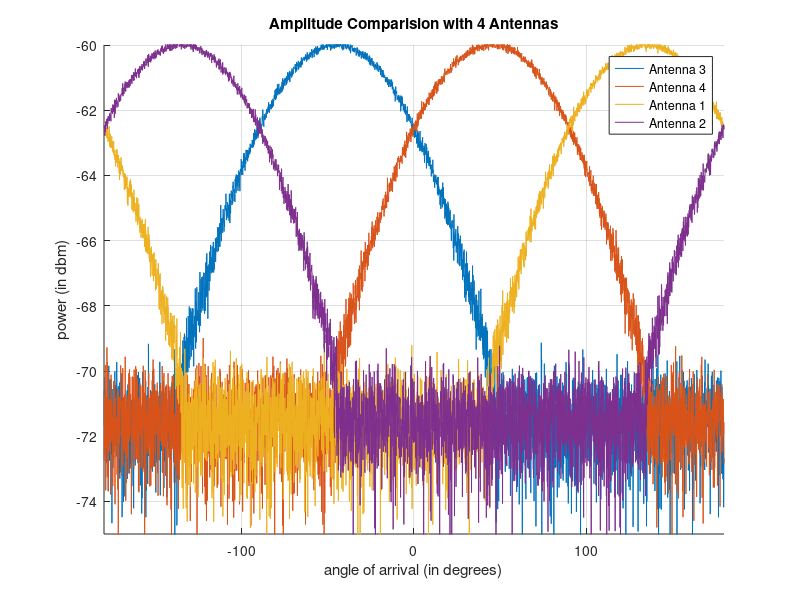
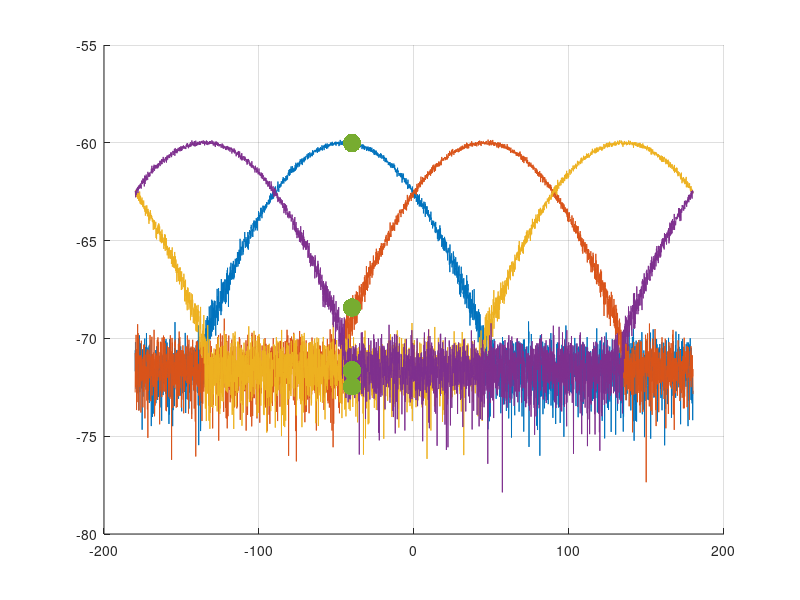

Write the MATLAB code that produced these figures, in order. (Note: this script raises an error after producing the figures.)
clear all; close all; clc;

%% Block1:  User Input
Freq        = 12e9;
Sector      = (0.1:0.1:360)';
AmpNoise    = [0 0.015];
ConingAngle = 0;
TestAOA = randi(360)-180
Sens        = -72;

%% Block2:  Amplitude profile generation over 360deg Azimuth
N = length(Sector);
Alpha = 2.16;
Temp = gausswin(1800, Alpha);

Lvl = 0.07;
AmpMat(:,1) = [Lvl.*ones(450,1); Temp; Lvl*ones(1350,1)];
AmpMat(:,2) = [Lvl.*ones(1350,1); Temp; Lvl*ones(450,1)];
AmpMat(:,3) = [Temp(1351:end,1); Lvl*ones(1800,1); Temp(1:1350,1)];
AmpMat(:,4) = [Temp(451:end,1); Lvl.*ones(1800,1); Temp(1:450,:)];
NoiseMat = AmpNoise(1) + AmpNoise(2).*randn(N,4);

AmpMat_true = 10*log10(AmpMat);
AmpMat_noisy = 10*log10(AmpMat + NoiseMat);
NoiseMat_dB = AmpMat_noisy - AmpMat_true;

CDFMat_true_0dBmRef = [(Sector-180) AmpMat_true];
CDFMat_true = [(Sector-180) (-60+AmpMat_true)];
CDFMat_noisy = [(Sector-180) (-60+AmpMat_noisy)];
Ref =(TestAOA*10)+1800;

Test_Powers = CDFMat_noisy(Ref,2:5);

i=1;
for c=1:4%traverse through 4 columns (4 antennas)
   Test_Power = Test_Powers(c);
   if Test_Power ~= min(Test_Powers)
       ThreeAntennas(i)=c;
       i=i+1;
   else
       op1 = sprintf('Eliminating antenna %d ',c);
   end
end
CDFMat_noisy(:,6) = CDFMat_noisy(:,(ThreeAntennas(1)+1))-CDFMat_noisy(:,(ThreeAntennas(2)+1));
CDFMat_noisy(:,7) = CDFMat_noisy(:,(ThreeAntennas(1)+1))-CDFMat_noisy(:,(ThreeAntennas(3)+1));
CDFMat_noisy(:,8) = CDFMat_noisy(:,(ThreeAntennas(2)+1))-CDFMat_noisy(:,(ThreeAntennas(3)+1));

r1 = Test_Powers((ThreeAntennas(1))) - Test_Powers((ThreeAntennas(2)));
r2 = Test_Powers((ThreeAntennas(1))) - Test_Powers((ThreeAntennas(3)));
r3 = Test_Powers((ThreeAntennas(2))) - Test_Powers((ThreeAntennas(3)));

if (r1>0) && (r2>0)
    ClosestAntenna = ThreeAntennas(1);
    if r3>0
        SecondClosestAntenna = ThreeAntennas(2);
    else
        SecondClosestAntenna = ThreeAntennas(3);
    end
elseif (r3>0)
    ClosestAntenna = ThreeAntennas(2);
    if r2>0
        SecondClosestAntenna = ThreeAntennas(1);
    else
        SecondClosestAntenna = ThreeAntennas(3);
    end
else
    ClosestAntenna = ThreeAntennas(3);
    if r2>0
        SecondClosestAntenna = ThreeAntennas(1);
    else
        SecondClosestAntenna = ThreeAntennas(2);
    end
end

%%
AOAVect = CDFMat_noisy(:,1);

figure
hold on;
plot(AOAVect,CDFMat_noisy(:,2:5));
xlabel('angle of arrival (in degrees)');
ylabel('power (in dbm)');
title('Amplitude Comparision with 4 Antennas');
legend('Antenna 3','Antenna 4','Antenna 1','Antenna 2');
axis([-180 180 -75 -60]);
grid on;

figure
hold on;
plot(AOAVect,CDFMat_noisy(:,2:5));
plot(TestAOA*ones(1,4), CDFMat_noisy(Ref,2:5), '.', 'linewidth', 2, 'markersize', 40); grid on; hold on; datacursormode on;
xlabel('angle of arrival (in degrees)');
ylabel('power (in dbm)');
title('Amplitude Comparision with 4 Antennas');
legend('Antenna 1','Antenna 2','Antenna 3','Antenna 4','Powers');
axis([-180 180 -75 -60]);
grid on;

%% Estimating AOA

Max_power = max([Test_Powers]);
y=CDFMat_noisy(:,ClosestAntenna+1);
% index=find(y == Max_power);
 index=find((y >= (Max_power-0.008)) & (y<=(Max_power+0.008)));
%To identify the exact angle
EstimatedRefs=(index);
min_dif = Max_power - CDFMat_noisy(EstimatedRefs(1),ClosestAntenna+1);
EstimatedRef = EstimatedRefs(1);
for j = 2:length(EstimatedRefs)
    if Max_power - CDFMat_noisy(EstimatedRefs(j),ClosestAntenna+1) < min_dif
        min_dif = Max_power - CDFMat_noisy(EstimatedRefs(j),ClosestAntenna+1);
        EstimatedRef = EstimatedRefs(j);
    end
end
 EstimatedAOA = (EstimatedRef - 1800)/10

if ClosestAntenna == 4 & EstimatedAOA > 100
    EstimatedAOA = 0 - EstimatedAOA
end
%% 2nd condition
% n1 = length(EstimatedRef); 
% if EstimatedRef(1) < 100 & EstimatedRef > -100
%     if (ClosestAntenna>SecondClosestAntenna & ~(ClosestAntenna==4 & SecondClosestAntenna == 1)) | (ClosestAntenna==1 & SecondClosestAntenna ==4)
%         EstimatedRefs=EstimatedRef(1:floor(n1/2));
%     else
%         EstimatedRefs=EstimatedRef(floor(n1/2):n1);
%     end
% else
%     if (ClosestAntenna>SecondClosestAntenna & ~(ClosestAntenna==4 & SecondClosestAntenna == 1)) | (ClosestAntenna==1 & SecondClosestAntenna ==4)
%         EstimatedRefs=EstimatedRef(floor(n1/2):n1);
%     else
%         EstimatedRefs=EstimatedRef(1:floor(n1/2));
%     end
% end
% EstimatedAOA = (EstimatedRef- 1800)/10
%% OG condition
% 
% if (ClosestAntenna>SecondClosestAntenna & ~(ClosestAntenna==3 & SecondClosestAntenna == 4)) | (ClosestAntenna==4 & SecondClosestAntenna ==3)
%         EstimatedRefs=EstimatedRef(1:floor(n1/2));
%     else
%         EstimatedRefs=EstimatedRef(floor(n1/2):n1);
%     end
%% 




